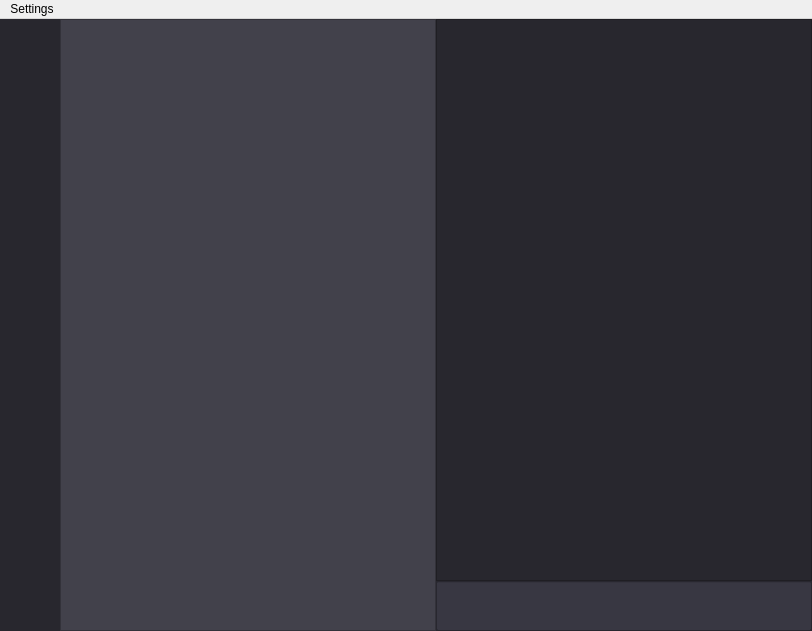
<?xml version="1.0" encoding="UTF-8"?>
<ui version="4.0">
 <class>ChatsWindow</class>
 <widget class="QMainWindow" name="ChatsWindow">
  <property name="geometry">
   <rect>
    <x>0</x>
    <y>0</y>
    <width>812</width>
    <height>631</height>
   </rect>
  </property>
  <property name="windowTitle">
   <string>MainWindow</string>
  </property>
  <widget class="QWidget" name="chats_widget">
   <property name="sizePolicy">
    <sizepolicy hsizetype="Expanding" vsizetype="Expanding">
     <horstretch>0</horstretch>
     <verstretch>0</verstretch>
    </sizepolicy>
   </property>
   <property name="styleSheet">
    <string notr="true">QWidget
{
background-color: rgb(40, 39, 46);
}</string>
   </property>
   <layout class="QHBoxLayout" name="horizontalLayout_3">
    <property name="spacing">
     <number>0</number>
    </property>
    <property name="leftMargin">
     <number>0</number>
    </property>
    <property name="topMargin">
     <number>0</number>
    </property>
    <property name="rightMargin">
     <number>0</number>
    </property>
    <property name="bottomMargin">
     <number>0</number>
    </property>
    <item>
     <layout class="QHBoxLayout" name="main_layout">
      <property name="spacing">
       <number>0</number>
      </property>
      <item alignment="Qt::AlignTop">
       <widget class="QPushButton" name="menu_push_button">
        <property name="minimumSize">
         <size>
          <width>60</width>
          <height>60</height>
         </size>
        </property>
        <property name="cursor">
         <cursorShape>PointingHandCursor</cursorShape>
        </property>
        <property name="styleSheet">
         <string notr="true">QPushButton
{
	border: none;
	background-color: rgb(40, 39, 46);
	color: rgb(40, 39, 45);
}</string>
        </property>
        <property name="text">
         <string/>
        </property>
        <property name="icon">
         <iconset>
          <normaloff>../../resources/menu-btn.svg</normaloff>../../resources/menu-btn.svg</iconset>
        </property>
        <property name="iconSize">
         <size>
          <width>25</width>
          <height>30</height>
         </size>
        </property>
       </widget>
      </item>
     </layout>
    </item>
    <item>
     <widget class="QSplitter" name="splitter">
      <property name="orientation">
       <enum>Qt::Horizontal</enum>
      </property>
      <property name="handleWidth">
       <number>0</number>
      </property>
      <widget class="QWidget" name="">
       <layout class="QVBoxLayout" name="chats_layout">
        <property name="spacing">
         <number>0</number>
        </property>
        <item>
         <widget class="QListWidget" name="list_of_chats">
          <property name="styleSheet">
           <string notr="true">QListWidget
{
	background-color: rgb(66, 65, 75)
}</string>
          </property>
         </widget>
        </item>
       </layout>
      </widget>
      <widget class="QWidget" name="verticalLayoutWidget">
       <layout class="QVBoxLayout" name="curr_and_msg_layout">
        <property name="spacing">
         <number>0</number>
        </property>
        <item>
         <widget class="QListWidget" name="current_chat"/>
        </item>
        <item>
         <widget class="QLineEdit" name="message_input">
          <property name="minimumSize">
           <size>
            <width>0</width>
            <height>50</height>
           </size>
          </property>
          <property name="styleSheet">
           <string notr="true">QLineEdit
{
	background-color: rgb(56, 55, 66)
}</string>
          </property>
         </widget>
        </item>
       </layout>
      </widget>
     </widget>
    </item>
   </layout>
  </widget>
  <widget class="QMenuBar" name="menubar">
   <property name="geometry">
    <rect>
     <x>0</x>
     <y>0</y>
     <width>812</width>
     <height>24</height>
    </rect>
   </property>
   <widget class="QMenu" name="settings_button">
    <property name="title">
     <string>Settings</string>
    </property>
   </widget>
   <addaction name="settings_button"/>
  </widget>
 </widget>
 <resources/>
 <connections/>
</ui>
